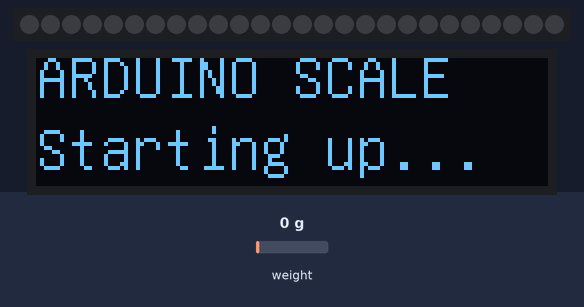
A sketch run on a simulated ATtiny85, built with avr-gcc and run on an emulated ATtiny85. Shown: 26 RGB LEDs in strip order, left to right, 128×32 one-colour display. Inputs (shaded band) come from the test bench; at power-on: weight on the scale 0 g.

Above: at 1.2 s.
At 2.8 s:
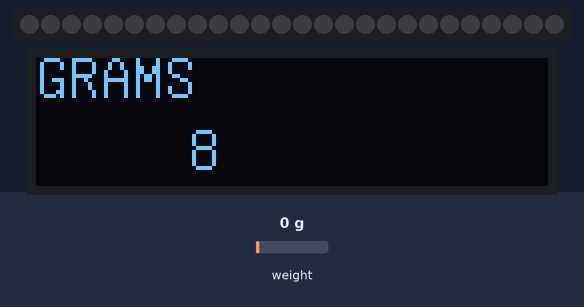
2.9 s: weight on the scale set to 38 g
4.4 s: weight on the scale set to 43 g
At 5.0 s:
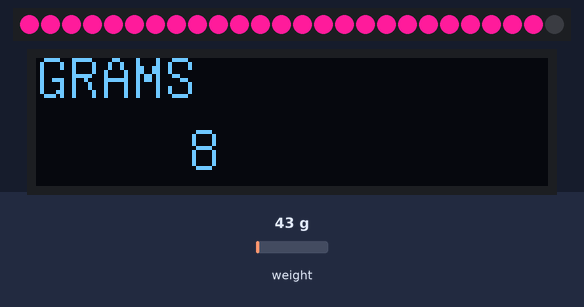
At 5.8 s:
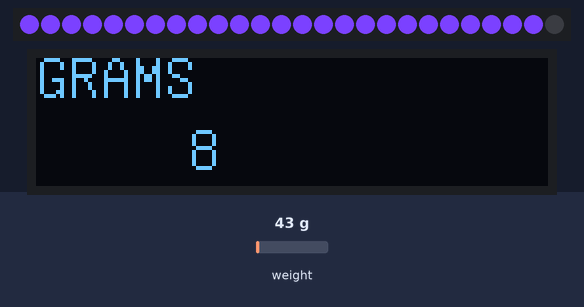
Timing chart, 0 to 7.4 s (numbered marks = the images above; inputs shaded):
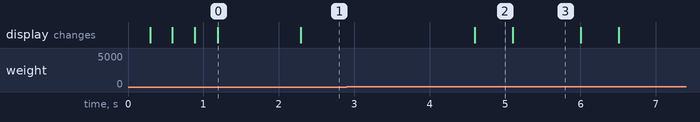

Measured:
- the behaviour switches between 40 and 41 g on weight on the scale (found by bisection; images 1 and 2)
- after the input at 2.9 s, every drawn part: stays the same
- what the display in image 0 shows lasts 1.1 s, from 1.2 s to 2.3 s
- what the display in image 2 shows lasts 0.5 s, from 4.6 s to 5.1 s
- what the display in image 3 shows lasts 0.9 s, from 5.1 s to 6.0 s

The sketch:

Hydrate_Yourself.ino
```cpp
#include "U8glib.h"   // Library for Oled display https://github.com/olikraus/u8glib/
#include "HX711.h"    // Library for Load Cell amplifier board
#include <math.h>
#include <Adafruit_DotStar.h>
#include <SPI.h>         // COMMENT OUT THIS LINE FOR GEMMA OR TRINKET

#define NUMPIXELS 26 // Number of LEDs in strip
#define DATAPIN    3
#define CLOCKPIN   2
Adafruit_DotStar strip(NUMPIXELS, DATAPIN, CLOCKPIN, DOTSTAR_BRG);
#define CLK 5   // CLK of HX711 connected to pin 5 of Arduino
#define DOUT 6  // DOUT of HX711 connected to pin 6 of Arduino
#define RESETBTN 4


const int FRS_PIN = A0;
//const int RED_PIN = 10;
//const int BLUE_PIN = 6;
const int standard = 6;
const int VOL_DIV = 100;
const int drinkStandard = 40;
const float SysV = 5; // Measured voltage of Ardunio 5V line
const float R_DIV= 977; // Measured resistance of 3.3k resistor
float force; // current force applied on the sensor
int weightRead,lastWeight,curRead,preRead;
float startTime, blinkTime, blinkPreTime, blinkInterval, pastInterval;
float drinkInterval = 10000;
int machineOn,stable, flagFinalWeight, flagTimingState,flagCup, flagAlert, flagBlink;
int reset_screen_counter=0;      // Variable used to decide what to display on Oled
float unit_conversion;           // Used to convert between measuring units
int decimal_place;               // how many decimal number to display
int      head  = 0, tail = -10; // Index of first 'on' and 'off' pixels
uint32_t color = 0xFF0000;
int bright = 254;
int dimming = 5;
int flag_clean = 0;
HX711 scale;  // Init of the HX711
U8GLIB_SSD1306_128X32 u8g(U8G_I2C_OPT_FAST);  // Init of the OLED


void startupscreen(void) {
  u8g.setFont(u8g_font_unifont);
  u8g.firstPage();
  do {
    u8g.drawStr( 0, 10, "Clear Scale");
    u8g.drawStr( 0, 28, "Click to zero...");
  } while( u8g.nextPage() );
}

// Reset Scale to zero
void tare_scale(void) {
  scale.begin(DOUT, CLK);
  scale.set_scale(-109600);  //Calibration Factor obtained from calibration sketch
  scale.tare();             //Reset the scale to 0
 // flag_clean= 1;
}

// Start Displaying information on OLED
void start_scale(void) {
  char temp_current_units[15];  // Needed to store String to Char conversion
  String KG="KG";
  String GRAMS="GRAMS";
  String LBS="POUNDS";

                  // 0 = grams
    GRAMS.toCharArray(temp_current_units, 15);  // Convert String to Char for OLED display
    unit_conversion=1000;                        // conversion value for grams
    decimal_place=0;                            // how many decimal place numbers to display

    u8g.setFont(u8g_font_unifont);
    u8g.firstPage();
      do {
        u8g.drawStr( 0, 10, temp_current_units);  // Display the current measurement unit
        u8g.setPrintPos(38, 28);

        u8g.print(888888, decimal_place);  // Display the average of 3 scale value reading
      } while( u8g.nextPage() );
}


void setup()
{

  //Serial.begin(9600);
  //pinMode (RED_PIN, OUTPUT);
  //pinMode (BLUE_PIN, OUTPUT);
  #if defined(__AVR_ATtiny85__) && (F_CPU == 16000000L)
  clock_prescale_set(clock_div_1); // Enable 16 MHz on Trinket
  #endif
  reset_screen_counter = 1;
  //strip.setPixelColor(0, 0,0,0);
  uint32_t sco= strip.Color(243,218,235);
   strip.fill(sco,0,NUMPIXELS-1);
  strip.begin(); // Initialize pins for output
  //strip.show();
  /*lcd.begin(16,2);
  lcd.print("Ask the");
  lcd.setCursor(0,1);
  lcd.print("Crystal Ball!");*/
  flagFinalWeight = 0;
  flagTimingState = 0;
  stable = 0;
  weightRead = 0;
  lastWeight = 0;
  curRead = 0;
  preRead = 0;
  flagCup = 0;
  flagAlert = 0;
  blinkInterval = 1000;
  blinkTime = 0;
  blinkPreTime = 0;
  flagBlink = 0;
 // delay(5000);

   // Rotate screen 180 degrees on OLED, if required
  u8g.setRot180();

  // Set color of OLED to Monochrome
  u8g.setColorIndex(1);

  // Select font to use
  u8g.setFont(u8g_font_unifont);

  String start_count_string="Starting up....";  // Message to display at Startup
  char start_count[15];  // Used to String to Char conversion

  // Loop to display counting dots
  for (int x=12; x < 16; x++) {  // Select the first 12 to 16 character of String
    start_count_string.toCharArray(start_count, x);
    u8g.firstPage();
    do {
      u8g.drawStr( 0, 10, "ARDUINO SCALE");
      u8g.drawStr( 0, 28, start_count);
    } while( u8g.nextPage() );
   // delay(500);  // Delay between dots
  }


}

void loop()
{
    if(reset_screen_counter == 1) {
      tare_scale();
      reset_screen_counter=2;
    }
    start_scale();

  if(reset_screen_counter==2){
   // Serial.print("上一次: ");
    //   Serial.print(curRead);
       preRead = curRead;
       int  fsrADC= scale.get_units(3)*unit_conversion;
       curRead = fsrADC;
     //  Serial.print("这一次: ");
      // Serial.print(curRead);
      // Serial.print("fsrRead: ");
      // Serial.print(fsrADC);
      // Serial.println();
      // Serial.print("计时: ");
      // Serial.println(String(flagTimingState));
      // Serial.print("STABLE: ");
      // Serial.println(String(stable));

      if (fsrADC > 40 && stable != standard) // If the analog reading is non-zero
      {

       if(flagCup == 0 || flagCup == 3){
        flagCup = 1;
       }

        if (fabs(curRead - preRead) < 4 ){

          stable++;
        }
        else{
          stable = 0;
        }
      }
     if(flagCup==1 && stable<standard){
      uint32_t c1 = strip.Color(255, 27, 155);
        uint32_t c2 = strip.Color(123, 65, 255);
        lightBlinking (c1,c2,500);
     }
        else if (stable >= standard  && flagCup != 0 && flagTimingState != 1 && flagTimingState != 3){

          weightRead = curRead;
          u8g.print(weightRead, decimal_place);
         // Serial.println("混蛋");
         //  Serial.print("Current Weight: ");
         // Serial.println(String(weightRead));
         if(flagTimingState == 0){
          startTime = millis();
          flagTimingState = 1;
         }
         if(flagTimingState == 2){
          flagTimingState = 3;
         }


        }

        if(fsrADC > 40 && flagCup != 0 && stable >= standard){
          uint32_t waitingColor = strip.Color(255, 0, 255);
         // Serial.print("亮度：");
        // Serial.println(bright);
          lightBreathing(waitingColor);
        // Serial.print("Current Weight: ");
        //  Serial.println(String(weightRead));
          if(flagCup == 1 && flagTimingState == 1){
          pastInterval = millis() - startTime;
         //  Serial.print("Time has past: ");
         // Serial.println(String(pastInterval / 1000));
          if(pastInterval > drinkInterval && flagCup == 1 ){
            flagAlert = 1;
            uint32_t c1 = strip.Color(12, 217, 45);
          uint32_t c2 = strip.Color(43, 183, 60);
        lightBlinking (c1,c2,300);
           // Serial.println("喝水啦！！！！");
          }
          }

          else if(fsrADC > 40 && pastInterval > drinkInterval && flagCup == 2 && stable == standard && flagTimingState == 3 ){

            preRead = curRead;
            flagTimingState = 0;

          }
        }

      if (fsrADC < 40 && flagCup != 0){
           flagCup = 3;
            stable = 0;
            lastWeight = weightRead;
            weightRead = 0;
            lastWeight = 0;
            curRead = 0;
            preRead = 0;
            flagTimingState = 0;
            startTime = 0;

          // Serial.println("--- 正在喝喝喝喝水-----！");
           uint32_t c1 = strip.Color(255, 27, 23);
          uint32_t c2 = strip.Color(123, 35, 10);
        lightBreathing (c2);

         }
  }
}
/*void lightMeasuring(){
  strip.setPixelColor(head, color); // 'On' pixel at head
  strip.setPixelColor(tail, 0);     // 'Off' pixel at tail
  strip.show();                     // Refresh strip
  //delay(5);                        // Pause 20 milliseconds (~50 FPS)

  if(++head >= NUMPIXELS) {         // Increment head index.  Off end of strip?
    head = 0;                       //  Yes, reset head index to start
    if((color >>= 8) == 0)          //  Next color (R->G->B) ... past blue now?
      color = 0xFF0000;             //   Yes, reset to red
  }
  if(++tail >= NUMPIXELS) tail = 0;
}*/

void lightBlinking(uint32_t color1, uint32_t color2, int interval){

  strip.fill(color1,0,NUMPIXELS-1);     // 'Off' pixel at tail
  strip.show();
  delay(interval);

  strip.fill(color2,0,NUMPIXELS-1);    // 'Off' pixel at tail
  strip.show();
  delay(interval);
}

void lightBreathing(uint32_t color){

  strip.setBrightness(bright);
  strip.fill(color,0,NUMPIXELS-1);
  strip.show();
  bright+=dimming;
  if(bright>254){
      bright = 255;
      dimming = -5;
   }else if(bright<1){
       bright = 0;
       dimming = 5;
   }
}
```
